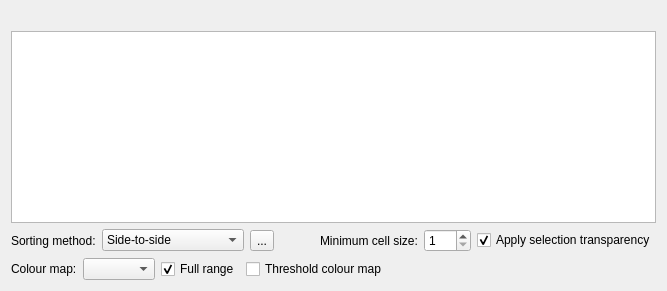
      <widget class="QWidget" name="tabDissMatrixPlot">
       <attribute name="icon">
        <iconset resource="gui.qrc">
         <normaloff>:/icons/icons/DissimilarityMatrixView.png</normaloff>:/icons/icons/DissimilarityMatrixView.png</iconset>
       </attribute>
       <attribute name="title">
        <string>Dissimilarity matrix plot</string>
       </attribute>
       <attribute name="toolTip">
        <string>Visual representation of dissimilarity matrix</string>
       </attribute>
       <layout class="QVBoxLayout" name="verticalLayout_5">
        <item>
         <widget class="QLabel" name="lblDissimilarityLabel">
          <property name="text">
           <string>&lt;dissimilarity label&gt;</string>
          </property>
          <property name="alignment">
           <set>Qt::AlignCenter</set>
          </property>
         </widget>
        </item>
        <item>
         <widget class="QGraphicsView" name="dissMatrixViewport"/>
        </item>
        <item>
         <layout class="QHBoxLayout" name="horizontalLayout_44">
          <item>
           <widget class="QLabel" name="label_71">
            <property name="text">
             <string>Sorting method:</string>
            </property>
           </widget>
          </item>
          <item>
           <widget class="QComboBox" name="cboDissimilarityMatrixSortMethod">
            <property name="toolTip">
             <string>Sort matrix with specified method</string>
            </property>
            <property name="statusTip">
             <string>Sort matrix with specified method</string>
            </property>
            <property name="currentIndex">
             <number>1</number>
            </property>
            <item>
             <property name="text">
              <string>Randomize</string>
             </property>
            </item>
            <item>
             <property name="text">
              <string>Side-to-side</string>
             </property>
            </item>
            <item>
             <property name="text">
              <string>Simulated annealing</string>
             </property>
            </item>
           </widget>
          </item>
          <item>
           <widget class="QToolButton" name="tbDissimilarityMatrixRunSort">
            <property name="toolTip">
             <string>Run sorting method</string>
            </property>
            <property name="statusTip">
             <string>Run sorting method</string>
            </property>
            <property name="text">
             <string>...</string>
            </property>
            <property name="icon">
             <iconset resource="gui.qrc">
              <normaloff>:/icons/icons/DissimilarityMatrixViewRun.png</normaloff>:/icons/icons/DissimilarityMatrixViewRun.png</iconset>
            </property>
            <property name="iconSize">
             <size>
              <width>24</width>
              <height>24</height>
             </size>
            </property>
           </widget>
          </item>
          <item>
           <spacer name="horizontalSpacer_40">
            <property name="orientation">
             <enum>Qt::Horizontal</enum>
            </property>
            <property name="sizeHint" stdset="0">
             <size>
              <width>40</width>
              <height>20</height>
             </size>
            </property>
           </spacer>
          </item>
          <item>
           <widget class="QLabel" name="label_77">
            <property name="text">
             <string>Minimum cell size:</string>
            </property>
           </widget>
          </item>
          <item>
           <widget class="QSpinBox" name="spinDissimilarityMatrixMinSize">
            <property name="minimum">
             <number>1</number>
            </property>
            <property name="maximum">
             <number>100</number>
            </property>
            <property name="value">
             <number>1</number>
            </property>
           </widget>
          </item>
          <item>
           <widget class="QCheckBox" name="chkDissMatrixSelectionTransparency">
            <property name="text">
             <string>Apply selection transparency</string>
            </property>
            <property name="checked">
             <bool>true</bool>
            </property>
           </widget>
          </item>
         </layout>
        </item>
        <item>
         <layout class="QHBoxLayout" name="horizontalLayout_16">
          <item>
           <widget class="QLabel" name="label_73">
            <property name="text">
             <string>Colour map:</string>
            </property>
           </widget>
          </item>
          <item>
           <widget class="QComboBox" name="cboDissimilarityMatrixColorMap">
            <property name="insertPolicy">
             <enum>QComboBox::InsertAlphabetically</enum>
            </property>
            <property name="sizeAdjustPolicy">
             <enum>QComboBox::AdjustToContents</enum>
            </property>
           </widget>
          </item>
          <item>
           <widget class="QCheckBox" name="chkDissimilarityMatrixFullRange">
            <property name="text">
             <string>Full range</string>
            </property>
            <property name="checked">
             <bool>true</bool>
            </property>
           </widget>
          </item>
          <item>
           <widget class="QCheckBox" name="chkDissimilarityMatrixThreshold">
            <property name="text">
             <string>Threshold colour map</string>
            </property>
           </widget>
          </item>
          <item>
           <spacer name="horizontalSpacer_3">
            <property name="orientation">
             <enum>Qt::Horizontal</enum>
            </property>
            <property name="sizeHint" stdset="0">
             <size>
              <width>40</width>
              <height>20</height>
             </size>
            </property>
           </spacer>
          </item>
         </layout>
        </item>
       </layout>
      </widget>
